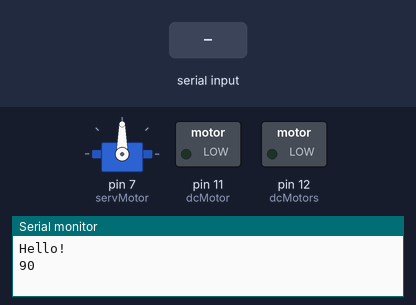
Recording of a sketch running on a simulated Arduino Uno, built with avr-gcc and run on an emulated ATmega328P. On the bench: servo, switched loads named in the sketch (green lamp = pin HIGH), the last lines printed to the serial monitor. The test bench sets the inputs (shaded band).

Above: at 1.2 s.
1.3 s: "on4\n" received over the second serial link
4.3 s: "on1\n" received over the second serial link
At 6.22 s:
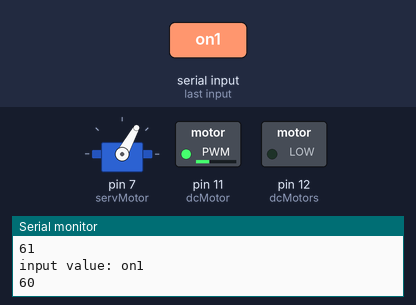
10.3 s: "on2\n" received over the second serial link
At 11.07 s:
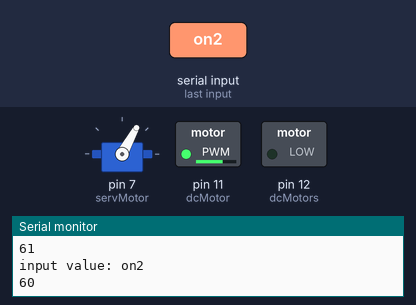
13.3 s: "on3\n" received over the second serial link
At 15.92 s:
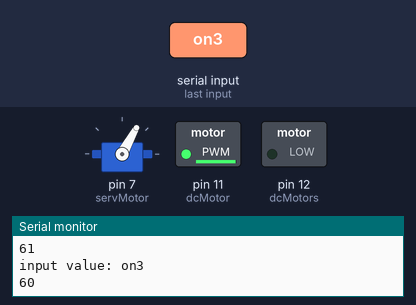
19.3 s: "on5\n" received over the second serial link
Timing chart, 0 to 26.3 s (numbered marks = the images above; inputs shaded):
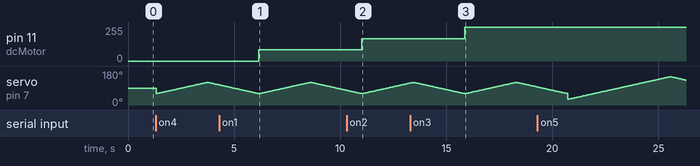

The sketch:

dcmotor.ino
```cpp
#include <SoftwareSerial.h> //시리얼 통신 라이브러리 호출
#include <Servo.h>

Servo serv;
int blueTx = 2; //Tx (블투 보내는핀 설정)
int blueRx = 3; //Rx (블투 받는핀 설정)
int dcMotor = 11;
int dcMotors = 12;
int servMotor = 7;
int isTurn = 0;
int spd=0;

SoftwareSerial mySerial(blueTx, blueRx);  //시리얼 통신을 위한 객체선언
String myString = ""; //받는 문자열
void turn() {
  for (int angle = 90 - 30 * isTurn; angle < 90 + 30 * isTurn; angle++) {
    serv.write(angle);
    analogWrite(dcMotor, (int)((0.33*spd) * 255));
    delay(40);
    Serial.println(serv.read());
    if (isInput())
    {
      break;
      return;
    }
  }
  for (int angle = 90 + 30 * isTurn; angle > 90 - 30 * isTurn; angle--) {
    serv.write(angle);
    delay(40);
    Serial.println(serv.read());
    if (isInput())
    {
      break;
      return;
    }
  }
}
boolean isInput() {
  if (!myString.equals(""))
    return true;
  else
    return false;
}
void setup() {
  serv.attach(servMotor);
  serv.write(90);
  Serial.begin(9600);
  Serial.println("Hello!");
  Serial.println(serv.read());
  mySerial.begin(9600); //블루투스 시리얼 개방
  pinMode (dcMotor, OUTPUT); // relay를 output으로 설정
  pinMode (dcMotors, OUTPUT);
  digitalWrite(dcMotor,LOW);
  digitalWrite(dcMotors,LOW);
}

void loop() {
  while (mySerial.available()) //mySerial 값이 있으면
  {
    char myChar = (char)mySerial.read();  //mySerial int형식의 값을 char형식으로 변환
    if (myChar != '\n')
      myString += myChar; //수신되는 문자열을 myString에 모두 붙임 (1바이트씩 전송되는 것을 모두 붙임)
    delay(5);           //수신 문자열 끊김 방지
  }

  if (!myString.equals("")) //myString 값이 있다면
  {
    Serial.println("input value: " + myString); //시리얼모니터에 myString값 출력

    if (myString == "on1") //myString 값이 'on' 이라면
    {
      spd=1;
    }
    else if (myString == "on2")
    {
      spd=2;
    }
    else if (myString == "on3")
    {
      spd=3;
    }
    else if (myString == "on4")
    {
      serv.attach(servMotor);
      Serial.println(serv.read());
      isTurn = 1;
    }
    else if (myString == "off4")
    {
      analogWrite(dcMotor, 0);
      Serial.println(serv.read());
      isTurn = 0;
    }
    else if (myString == "on5")
    {
      serv.attach(servMotor);
      Serial.println(serv.read());
      isTurn = 2;
    }
    else if (myString == "on6")
    {
      serv.attach(servMotor);
      Serial.println(serv.read());
      isTurn = 3;
    }
    else {
      analogWrite(dcMotor, 0);
      Serial.println(serv.read());
      isTurn = 0;
      spd=0;
    }
    myString = ""; //myString 변수값 초기화
  }
  turn();
  analogWrite(dcMotor, (int)((0.33*spd) * 255));
}
```

Measured:
- after the input at 4.3 s, pin 11 (dcMotor): 0/255 → 84/255 after 1.9 s
- after the input at 10.3 s, pin 11 (dcMotor): 84/255 → 168/255 after 0.72 s
- after the input at 13.3 s, pin 11 (dcMotor): 168/255 → 252/255 after 2.6 s
